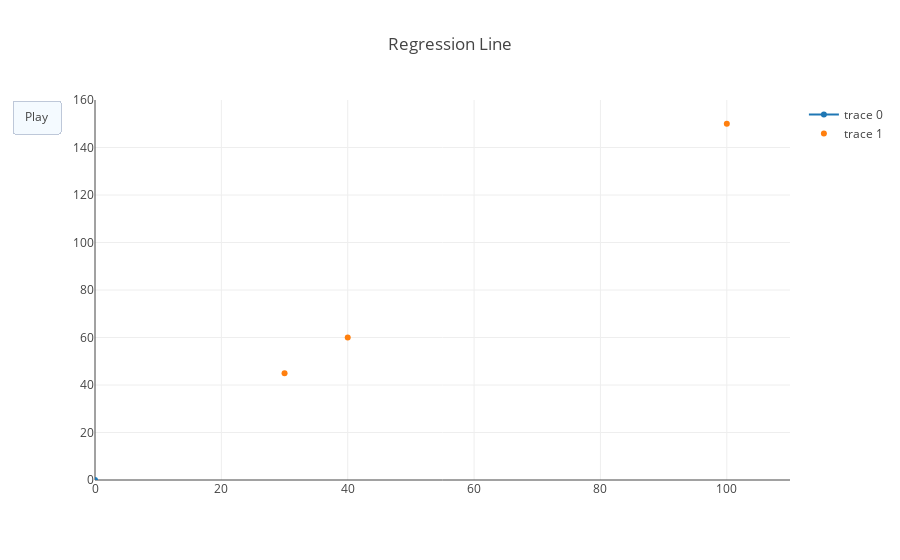

Notebook source saved alongside this figure:
### Markdown cell above
Now we can see how our regression line changes, and approaches our data, with each iteration.

### Code cell
from plotly.offline import init_notebook_mode, iplot
from IPython.display import display, HTML

init_notebook_mode(connected=True)

x_values_of_shows = list(map(lambda show: show['x'], updated_shows))
y_values_of_shows = list(map(lambda show: show['y'], updated_shows))
figure = {'data': [{'x': [0], 'y': [0]}, {'x': x_values_of_shows, 'y': y_values_of_shows, 'mode': 'markers'}],
          'layout': {'xaxis': {'range': [0, 110], 'autorange': False},
                     'yaxis': {'range': [0,160], 'autorange': False},
                     'title': 'Regression Line',
                     'updatemenus': [{'type': 'buttons',
                                      'buttons': [{'label': 'Play',
                                                   'method': 'animate',
                                                   'args': [None]}]}]
                    },
          'frames': frames}
iplot(figure)

### Figure 1 — Plotly figure (JSON) as saved in the notebook; plotly's stock layout.template omitted (floating-point values rounded to 4 significant figures)
{"data": [{"x": [0], "y": [0]}, {"mode": "markers", "x": [30, 40, 100], "y": [45, 60, 150]}], "layout": {"title": "Regression Line", "updatemenus": [{"buttons": [{"args": [null], "label": "Play", "method": "animate"}], "type": "buttons"}], "xaxis": {"autorange": false, "range": [0, 110]}, "yaxis": {"autorange": false, "range": [0, 160]}}}
